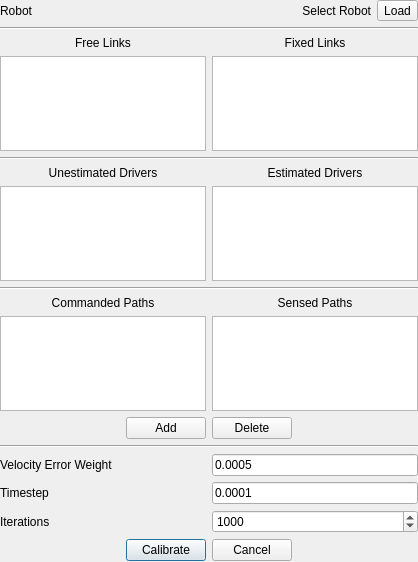
<?xml version="1.0" encoding="UTF-8"?>
<ui version="4.0">
 <class>Dialog</class>
 <widget class="QDialog" name="Dialog">
  <property name="geometry">
   <rect>
    <x>0</x>
    <y>0</y>
    <width>418</width>
    <height>562</height>
   </rect>
  </property>
  <property name="windowTitle">
   <string>Motor Calibrate</string>
  </property>
  <widget class="QWidget" name="formLayoutWidget">
   <property name="geometry">
    <rect>
     <x>0</x>
     <y>0</y>
     <width>418</width>
     <height>561</height>
    </rect>
   </property>
   <layout class="QGridLayout" name="gridLayout">
    <item row="11" column="0">
     <widget class="QListWidget" name="list_commanded"/>
    </item>
    <item row="7" column="1" colspan="2">
     <widget class="QListWidget" name="list_estimated">
      <property name="statusTip">
       <string>Parameters for these drivers will be optimized</string>
      </property>
      <property name="dragDropMode">
       <enum>QAbstractItemView::DragDrop</enum>
      </property>
      <property name="defaultDropAction">
       <enum>Qt::MoveAction</enum>
      </property>
     </widget>
    </item>
    <item row="9" column="1" colspan="2">
     <widget class="QLabel" name="label_3">
      <property name="text">
       <string>Sensed Paths</string>
      </property>
      <property name="alignment">
       <set>Qt::AlignCenter</set>
      </property>
     </widget>
    </item>
    <item row="13" column="0" colspan="3">
     <widget class="Line" name="line_4">
      <property name="orientation">
       <enum>Qt::Horizontal</enum>
      </property>
     </widget>
    </item>
    <item row="6" column="1" colspan="2">
     <widget class="QLabel" name="label_6">
      <property name="text">
       <string>Estimated Drivers</string>
      </property>
      <property name="alignment">
       <set>Qt::AlignCenter</set>
      </property>
     </widget>
    </item>
    <item row="7" column="0">
     <widget class="QListWidget" name="list_drivers">
      <property name="statusTip">
       <string>Parameters for these drivers will not be optimized</string>
      </property>
      <property name="dragDropMode">
       <enum>QAbstractItemView::DragDrop</enum>
      </property>
      <property name="defaultDropAction">
       <enum>Qt::MoveAction</enum>
      </property>
     </widget>
    </item>
    <item row="3" column="1" colspan="2">
     <widget class="QListWidget" name="list_fixed">
      <property name="statusTip">
       <string>Links that are fixed in space</string>
      </property>
      <property name="dragDropMode">
       <enum>QAbstractItemView::DragDrop</enum>
      </property>
      <property name="defaultDropAction">
       <enum>Qt::MoveAction</enum>
      </property>
     </widget>
    </item>
    <item row="6" column="0">
     <widget class="QLabel" name="label_7">
      <property name="text">
       <string>Unestimated Drivers</string>
      </property>
      <property name="alignment">
       <set>Qt::AlignCenter</set>
      </property>
     </widget>
    </item>
    <item row="2" column="1" colspan="2">
     <widget class="QLabel" name="label_4">
      <property name="text">
       <string>Fixed Links</string>
      </property>
      <property name="alignment">
       <set>Qt::AlignCenter</set>
      </property>
     </widget>
    </item>
    <item row="0" column="2">
     <widget class="QToolButton" name="toolButton">
      <property name="text">
       <string>Load</string>
      </property>
     </widget>
    </item>
    <item row="14" column="0">
     <widget class="QLabel" name="label_2">
      <property name="text">
       <string>Velocity Error Weight</string>
      </property>
     </widget>
    </item>
    <item row="0" column="0">
     <widget class="QLabel" name="Robot">
      <property name="text">
       <string>Robot</string>
      </property>
     </widget>
    </item>
    <item row="9" column="0">
     <widget class="QLabel" name="label">
      <property name="text">
       <string>Commanded Paths</string>
      </property>
      <property name="alignment">
       <set>Qt::AlignCenter</set>
      </property>
     </widget>
    </item>
    <item row="2" column="0">
     <widget class="QLabel" name="label_5">
      <property name="text">
       <string>Free Links</string>
      </property>
      <property name="alignment">
       <set>Qt::AlignCenter</set>
      </property>
     </widget>
    </item>
    <item row="0" column="1">
     <widget class="QLabel" name="lbl_robot">
      <property name="text">
       <string>Select Robot</string>
      </property>
      <property name="alignment">
       <set>Qt::AlignRight|Qt::AlignTrailing|Qt::AlignVCenter</set>
      </property>
     </widget>
    </item>
    <item row="17" column="0" colspan="3">
     <layout class="QHBoxLayout" name="horizontalLayout_2">
      <item>
       <spacer name="horizontalSpacer">
        <property name="orientation">
         <enum>Qt::Horizontal</enum>
        </property>
        <property name="sizeHint" stdset="0">
         <size>
          <width>40</width>
          <height>20</height>
         </size>
        </property>
       </spacer>
      </item>
      <item>
       <widget class="QPushButton" name="pushButton">
        <property name="text">
         <string>Calibrate</string>
        </property>
       </widget>
      </item>
      <item>
       <widget class="QPushButton" name="pushButton_2">
        <property name="text">
         <string>Cancel</string>
        </property>
       </widget>
      </item>
      <item>
       <spacer name="horizontalSpacer_2">
        <property name="orientation">
         <enum>Qt::Horizontal</enum>
        </property>
        <property name="sizeHint" stdset="0">
         <size>
          <width>40</width>
          <height>20</height>
         </size>
        </property>
       </spacer>
      </item>
     </layout>
    </item>
    <item row="11" column="1" colspan="2">
     <widget class="QListWidget" name="list_sensed"/>
    </item>
    <item row="4" column="0" colspan="3">
     <widget class="Line" name="line_2">
      <property name="orientation">
       <enum>Qt::Horizontal</enum>
      </property>
     </widget>
    </item>
    <item row="1" column="0" colspan="3">
     <widget class="Line" name="line">
      <property name="orientation">
       <enum>Qt::Horizontal</enum>
      </property>
     </widget>
    </item>
    <item row="3" column="0">
     <widget class="QListWidget" name="list_free">
      <property name="statusTip">
       <string>Drag items to Fixed Links lists to freeze them in space</string>
      </property>
      <property name="dragDropMode">
       <enum>QAbstractItemView::DragDrop</enum>
      </property>
      <property name="defaultDropAction">
       <enum>Qt::MoveAction</enum>
      </property>
     </widget>
    </item>
    <item row="8" column="0" colspan="3">
     <widget class="Line" name="line_3">
      <property name="orientation">
       <enum>Qt::Horizontal</enum>
      </property>
     </widget>
    </item>
    <item row="15" column="0">
     <widget class="QLabel" name="label_9">
      <property name="text">
       <string>Timestep</string>
      </property>
     </widget>
    </item>
    <item row="14" column="1" colspan="2">
     <widget class="QLineEdit" name="line_error">
      <property name="text">
       <string>0.0005</string>
      </property>
     </widget>
    </item>
    <item row="16" column="0">
     <widget class="QLabel" name="label_8">
      <property name="text">
       <string>Iterations</string>
      </property>
     </widget>
    </item>
    <item row="16" column="1" colspan="2">
     <widget class="QSpinBox" name="spn_numiters">
      <property name="maximum">
       <number>99999</number>
      </property>
      <property name="value">
       <number>1000</number>
      </property>
     </widget>
    </item>
    <item row="15" column="1" colspan="2">
     <widget class="QLineEdit" name="line_dt">
      <property name="text">
       <string>0.0001</string>
      </property>
     </widget>
    </item>
    <item row="12" column="0" colspan="3">
     <layout class="QHBoxLayout" name="horizontalLayout_3">
      <item>
       <spacer name="horizontalSpacer_3">
        <property name="orientation">
         <enum>Qt::Horizontal</enum>
        </property>
        <property name="sizeHint" stdset="0">
         <size>
          <width>40</width>
          <height>20</height>
         </size>
        </property>
       </spacer>
      </item>
      <item>
       <widget class="QPushButton" name="pushButton_4">
        <property name="text">
         <string>Add</string>
        </property>
       </widget>
      </item>
      <item>
       <widget class="QPushButton" name="pushButton_3">
        <property name="text">
         <string>Delete</string>
        </property>
       </widget>
      </item>
      <item>
       <spacer name="horizontalSpacer_4">
        <property name="orientation">
         <enum>Qt::Horizontal</enum>
        </property>
        <property name="sizeHint" stdset="0">
         <size>
          <width>40</width>
          <height>20</height>
         </size>
        </property>
       </spacer>
      </item>
     </layout>
    </item>
   </layout>
  </widget>
 </widget>
 <resources/>
 <connections>
  <connection>
   <sender>toolButton</sender>
   <signal>clicked()</signal>
   <receiver>Dialog</receiver>
   <slot>LoadRobot()</slot>
   <hints>
    <hint type="sourcelabel">
     <x>416</x>
     <y>23</y>
    </hint>
    <hint type="destinationlabel">
     <x>321</x>
     <y>35</y>
    </hint>
   </hints>
  </connection>
  <connection>
   <sender>pushButton_4</sender>
   <signal>clicked()</signal>
   <receiver>Dialog</receiver>
   <slot>AddPaths()</slot>
   <hints>
    <hint type="sourcelabel">
     <x>145</x>
     <y>313</y>
    </hint>
    <hint type="destinationlabel">
     <x>75</x>
     <y>354</y>
    </hint>
   </hints>
  </connection>
  <connection>
   <sender>pushButton_3</sender>
   <signal>clicked()</signal>
   <receiver>Dialog</receiver>
   <slot>DeletePaths()</slot>
   <hints>
    <hint type="sourcelabel">
     <x>258</x>
     <y>305</y>
    </hint>
    <hint type="destinationlabel">
     <x>360</x>
     <y>355</y>
    </hint>
   </hints>
  </connection>
  <connection>
   <sender>pushButton</sender>
   <signal>clicked()</signal>
   <receiver>Dialog</receiver>
   <slot>DoCalibrate()</slot>
   <hints>
    <hint type="sourcelabel">
     <x>137</x>
     <y>543</y>
    </hint>
    <hint type="destinationlabel">
     <x>54</x>
     <y>540</y>
    </hint>
   </hints>
  </connection>
  <connection>
   <sender>pushButton_2</sender>
   <signal>clicked()</signal>
   <receiver>Dialog</receiver>
   <slot>close()</slot>
   <hints>
    <hint type="sourcelabel">
     <x>276</x>
     <y>537</y>
    </hint>
    <hint type="destinationlabel">
     <x>329</x>
     <y>545</y>
    </hint>
   </hints>
  </connection>
  <connection>
   <sender>list_commanded</sender>
   <signal>currentRowChanged(int)</signal>
   <receiver>Dialog</receiver>
   <slot>SetPathIndex(int)</slot>
   <hints>
    <hint type="sourcelabel">
     <x>53</x>
     <y>373</y>
    </hint>
    <hint type="destinationlabel">
     <x>-4</x>
     <y>437</y>
    </hint>
   </hints>
  </connection>
  <connection>
   <sender>list_sensed</sender>
   <signal>currentRowChanged(int)</signal>
   <receiver>Dialog</receiver>
   <slot>SetPathIndex(int)</slot>
   <hints>
    <hint type="sourcelabel">
     <x>352</x>
     <y>403</y>
    </hint>
    <hint type="destinationlabel">
     <x>383</x>
     <y>487</y>
    </hint>
   </hints>
  </connection>
 </connections>
 <slots>
  <slot>LoadRobot()</slot>
  <slot>AddPaths()</slot>
  <slot>DeletePaths()</slot>
  <slot>DoCalibrate()</slot>
  <slot>SetPathIndex(int)</slot>
 </slots>
</ui>
